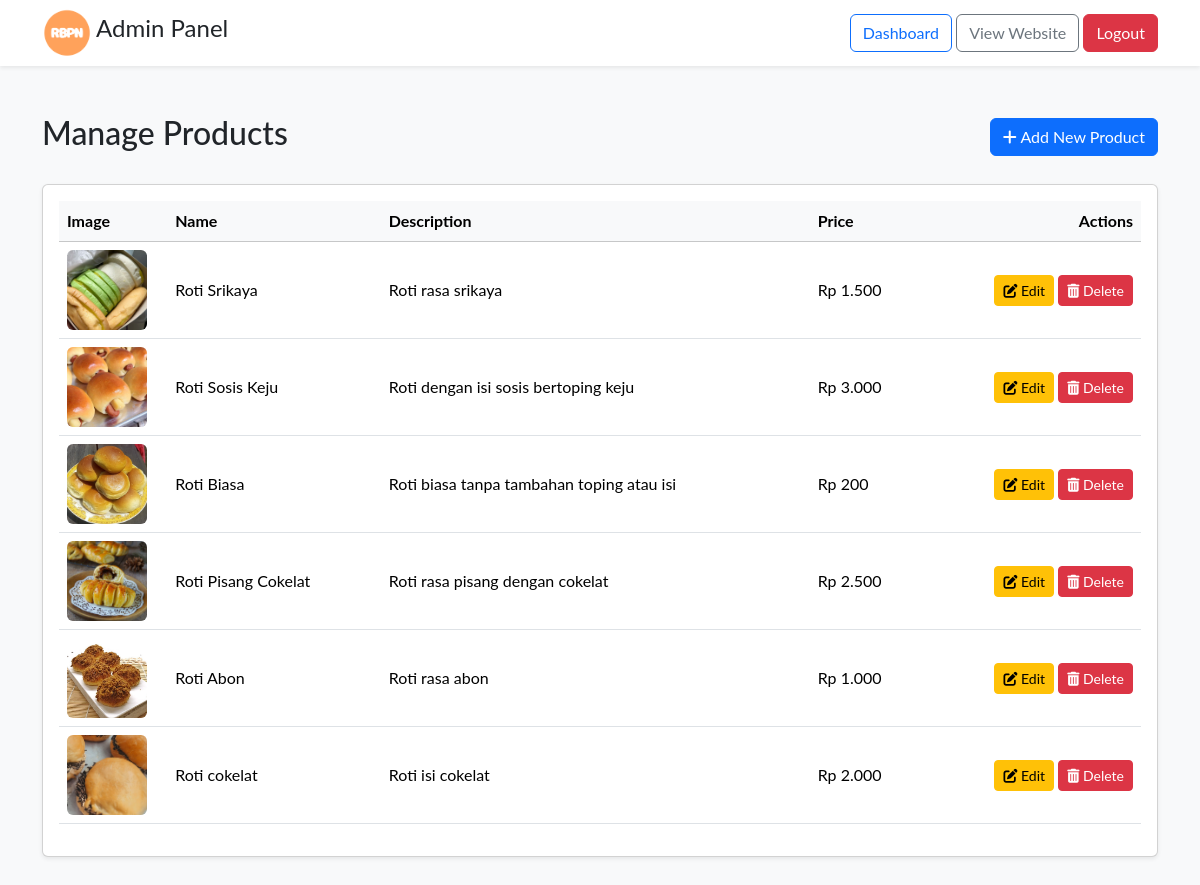
Page /admin_prod.php (signed in) on the committed database.
### tables this page shows
CREATE TABLE `products` (
  `id` int(6) UNSIGNED NOT NULL,
  `name` varchar(255) NOT NULL,
  `description` text DEFAULT NULL,
  `price` decimal(10,2) NOT NULL,
  `image` varchar(255) DEFAULT NULL,
  `created_at` timestamp NOT NULL DEFAULT current_timestamp() ON UPDATE current_timestamp()
);

### admin_prod.php (the view, shortened to what this page needs)
<?php
include 'db_connect.php';
$products = $conn->query("SELECT * FROM products ORDER BY created_at DESC");
?>
<!DOCTYPE html>
<html lang="en">
<head>
    <link href="https://cdn.jsdelivr.net/npm/bootstrap@5.3.3/dist/css/bootstrap.min.css" rel="stylesheet">
    <link href="https://cdnjs.cloudflare.com/ajax/libs/font-awesome/6.0.0/css/all.min.css" rel="stylesheet">
    <link rel="stylesheet" href="style.css">
</head>
<body class="bg-light">
    <header class="bg-white shadow-sm">
        <div class="container d-flex justify-content-between align-items-center py-2">
            <a class="navbar-brand" href="admin_dashboard.php">
                <img src="img/logo.png" alt="Logo" style="height: 50px;">
                <span class="fs-4">Admin Panel</span>
            </a>
            <nav>
                <a href="admin_dashboard.php" class="btn btn-outline-primary">Dashboard</a>
                <a href="index.php" class="btn btn-outline-secondary">View Website</a>
                <a href="logout.php" class="btn btn-danger">Logout</a>
            </nav>
        </div>
    </header>
    <main class="container my-5">
        <div class="d-flex justify-content-between align-items-center mb-4">
            <h1 class="h2">Manage Products</h1>
            <button class="btn btn-primary" data-bs-toggle="modal" data-bs-target="#addProductModal">
                <i class="fas fa-plus"></i> Add New Product
            </button>
        </div>
        <div class="card shadow-sm">
            <div class="card-body">
                <div class="table-responsive">
                    <table class="table table-hover align-middle">
                        <thead class="table-light">
                            <tr>
                                <th scope="col" style="width: 10%;">Image</th>
                                <th scope="col">Name</th>
                                <th scope="col">Description</th>
                                <th scope="col">Price</th>
                                <th scope="col" class="text-end">Actions</th>
                            </tr>
                        </thead>
                        <tbody>
                            <?php if ($products->num_rows > 0): ?>
                                <?php while($row = $products->fetch_assoc()): ?>
                                    <tr>
                                        <td><img src="img/<?php echo htmlspecialchars($row['image']); ?>" alt="<?php echo htmlspecialchars($row['name']); ?>" class="img-fluid rounded" style="max-width: 80px;"></td>
                                        <td><?php echo htmlspecialchars($row['name']); ?></td>
                                        <td><?php echo htmlspecialchars($row['description']); ?></td>
                                        <td>Rp <?php echo number_format($row['price'], 0, ',', '.'); ?></td>
                                        <td class="text-end">
                                            <button class="btn btn-sm btn-warning" data-bs-toggle="modal" data-bs-target="#editProductModal-<?php echo $row['id']; ?>">
                                                <i class="fas fa-edit"></i> Edit
                                            </button>
                                            <a href="admin_prod.php?delete=<?php echo $row['id']; ?>" class="btn btn-sm btn-danger" onclick="return confirm('Are you sure you want to delete this product?');">
                                                <i class="fas fa-trash-alt"></i> Delete
                                            </a>
                                        </td>
                                    </tr>
                                <?php endwhile; ?>
                            <?php else: ?>
                                <tr>
                                    <td colspan="5" class="text-center">No products found.</td>
                                </tr>
                            <?php endif; ?>
                        </tbody>
                    </table>
                </div>
            </div>
        </div>
    </main>
</body>
</html>

### style.css (style rules this page uses)
body { font-family: 'Lato', sans-serif; background-color: #f8f9fa; }
.navbar-brand img { height: 50px; }

### rows in the picture
products: image (picture), name "Roti Srikaya", description "Roti rasa srikaya", price "1.500"
products: image (picture), name "Roti Sosis Keju", description "Roti dengan isi sosis bertoping keju", price "3.000"
products: image (picture), name "Roti Biasa", description "Roti biasa tanpa tambahan toping atau isi", price "200"
products: image (picture), name "Roti Pisang Cokelat", description "Roti rasa pisang dengan cokelat", price "2.500"
products: image (picture), name "Roti Abon", description "Roti rasa abon", price "1.000"
products: image (picture), name "Roti cokelat", description "Roti isi cokelat", price "2.000"
